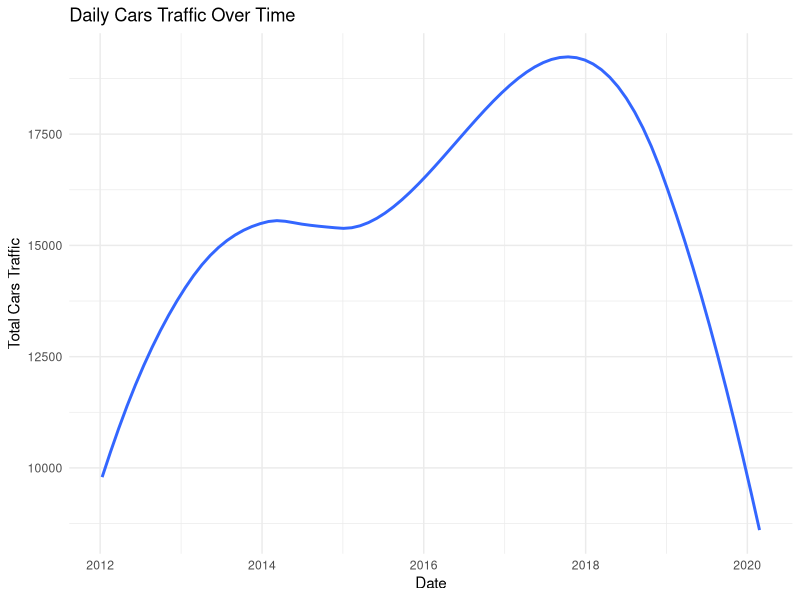
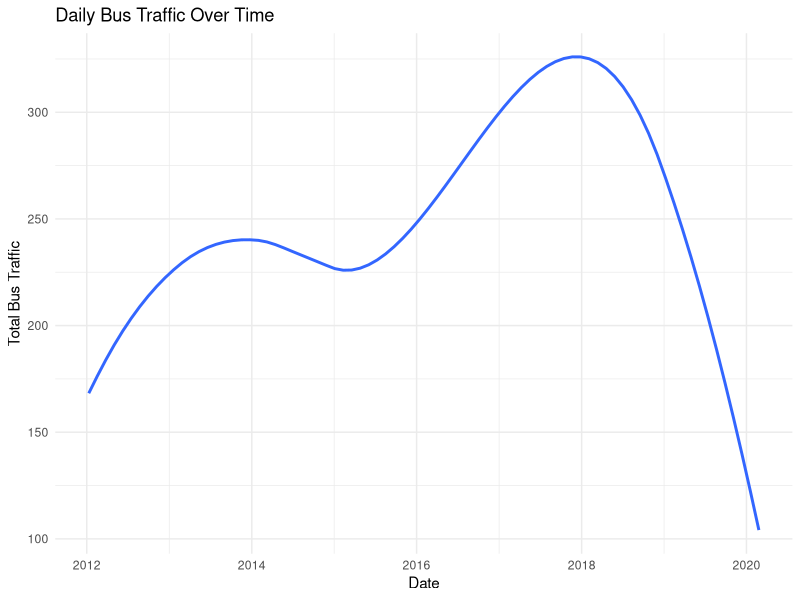
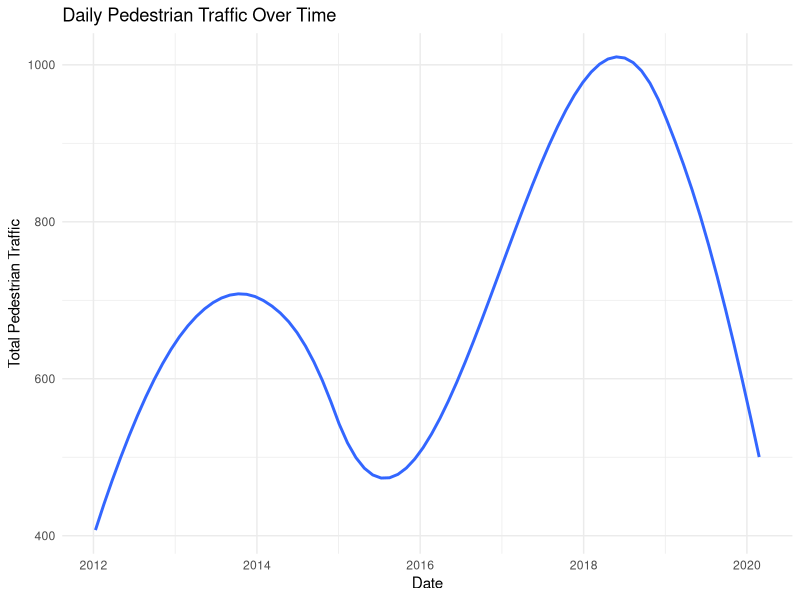
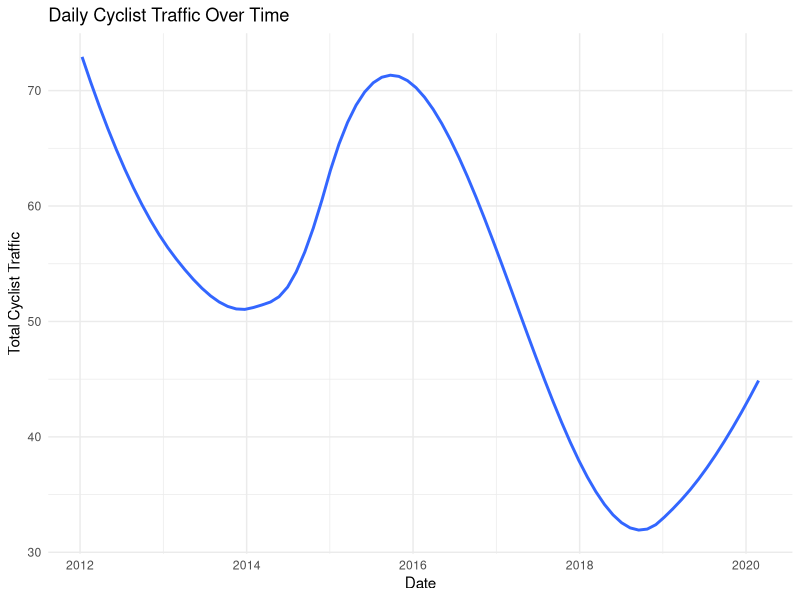
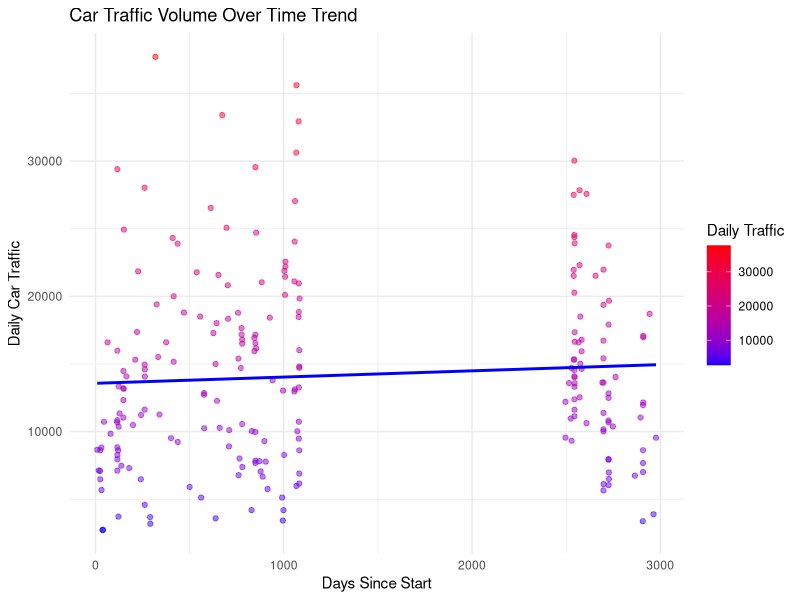

These charts were generated, in order, by the following R code:
## ---- chunk 1
#| include: false
#| warning: false
#| message: false

library(dplyr)
library(ggplot2)
library(tidyr)
library(readr)
library(here)
library(knitr)
library(stringr)
## ---- chunk 2
# Load the cleaned data
cleaned_data <- read_csv(here("data", "analysis_data", "cleaned-data.csv"))

# Generate summary statistics for traffic data
summary_stats <- cleaned_data %>%
  summarise(
    Mean_Cars = mean(daily_cars, na.rm = TRUE),
    Median_Cars = median(daily_cars, na.rm = TRUE),
    Mean_Buses = mean(daily_bus, na.rm = TRUE),
    Median_Buses = median(daily_bus, na.rm = TRUE),
    Mean_Pedestrians = mean(daily_peds, na.rm = TRUE),
    Median_Pedestrians = median(daily_peds, na.rm = TRUE),
    Mean_Bicycles = mean(daily_bike, na.rm = TRUE),
    Median_Bicycles = median(daily_bike, na.rm = TRUE)
  ) %>% 
  pivot_longer(
    cols = everything(),
    names_to = "Category",
    values_to = "Value"
  ) %>%
  separate(Category, into = c("Statistic", "Mode"), sep = "_") %>%
  pivot_wider(
    names_from = Statistic,
    values_from = Value
  ) %>%
  mutate(Mode = str_replace(Mode, "Cars", "Daily Car Traffic"),
         Mode = str_replace(Mode, "Buses", "Daily Bus Traffic"),
         Mode = str_replace(Mode, "Pedestrians", "Daily Pedestrian Traffic"),
         Mode = str_replace(Mode, "Bicycles", "Daily Bicycle Traffic")) %>%
  select(`Transport Mode` = Mode, Mean, Median)

# Display summary statistics
knitr::kable(summary_stats, format = "html", 
             col.names = c("Transport Mode", "Mean", "Median"),
             caption = "Summary statistics table for daily traffic volume",
             table.attr = 'style="width:100%;"') 

## ---- chunk 3

# Visualizing daily car traffic over time
line_graph_car <- cleaned_data %>%
  ggplot(aes(x = count_date, y = daily_cars)) +
  geom_smooth(se = FALSE) +  
  labs(title = "Daily Cars Traffic Over Time",
       x = "Date",
       y = "Total Cars Traffic") +
  theme_minimal()

# Display car traffic plot
line_graph_car

## ---- chunk 4

# Visualizing daily bus traffic over time
line_graph_buses <- cleaned_data %>%
  ggplot(aes(x = count_date, y = daily_bus)) +
  geom_smooth(se = FALSE) +
  labs(title = "Daily Bus Traffic Over Time",
       x = "Date",
       y = "Total Bus Traffic") +
  theme_minimal()

# Display bus traffic plot
line_graph_buses

## ---- chunk 5

# Visualizing daily pedestrian traffic over time
line_graph_pedestrians <- cleaned_data %>%
  ggplot(aes(x = count_date, y = daily_peds)) +
  geom_smooth(se = FALSE) +
  labs(title = "Daily Pedestrian Traffic Over Time",
       x = "Date",
       y = "Total Pedestrian Traffic") +
  theme_minimal()

# Display pedestrian traffic plot
line_graph_pedestrians

## ---- chunk 6

# Visualizing daily bike traffic over time
line_graph_cyclists <- cleaned_data %>%
  ggplot(aes(x = count_date, y = daily_bike)) +
  geom_smooth(se = FALSE) +
  labs(title = "Daily Cyclist Traffic Over Time",
       x = "Date",
       y = "Total Cyclist Traffic") +
  theme_minimal()

# Display cyclist traffic plot
line_graph_cyclists

## ---- chunk 7

# Visualizing car traffic with respect to the time trend
time_trend_graph_car <- cleaned_data %>%
  ggplot(aes(x = time_trend, y = daily_cars)) +
  geom_point(aes(color = daily_cars), alpha = 0.5) + 
  geom_smooth(method = "lm", se = FALSE, color = "blue") +  
  scale_color_gradient(low = "blue", high = "red") +
  labs(title = "Car Traffic Volume Over Time Trend",
       x = "Days Since Start",
       y = "Daily Car Traffic",
       color = "Daily Traffic") +
  theme_minimal()

# Display car traffic plot with time trend
time_trend_graph_car

